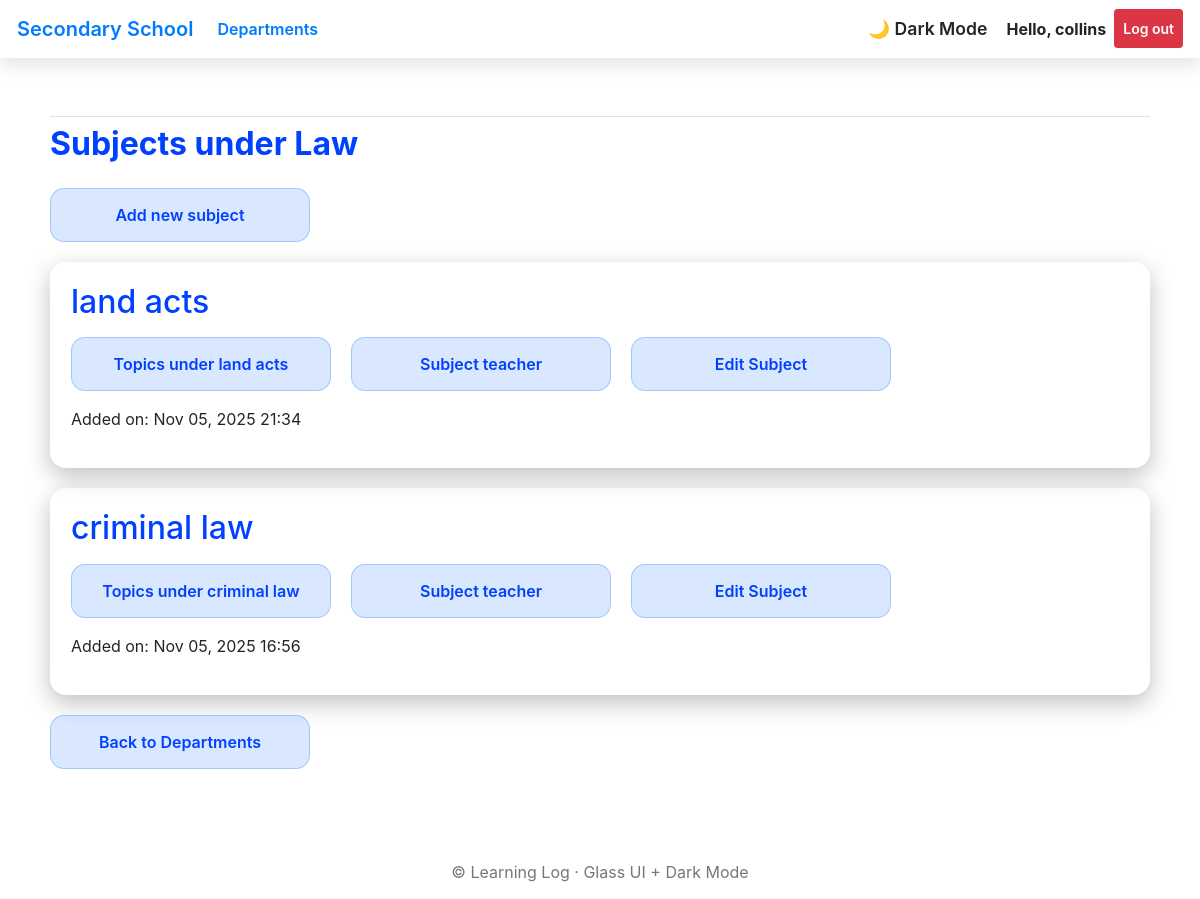
The page /departments/8/ (signed in) on the database its author committed.
### school_app/models.py (models this page shows, shortened)
class Departments(models.Model):
    text = models.CharField(max_length=300)
    date_added = models.DateTimeField(auto_now_add=True)
    owner = models.ForeignKey(User, on_delete=models.CASCADE)
    class Meta:
        verbose_name_plural = 'departments'

class Subjects(models.Model):
    department_subjects = models.ForeignKey(Departments, on_delete=models.CASCADE)
    owner = models.ForeignKey(User, on_delete=models.CASCADE)
    text = models.CharField(max_length=300)
    date_added = models.DateTimeField(auto_now_add=True)
    class Meta:
        verbose_name_plural = 'subjects'

### school_app/views.py (the view)
# urls.py: path('departments/<int:department_id>/', views.subjects, name='subjects'),
@login_required()
def subjects(request, department_id):
    department = Departments.objects.get(id=department_id)
    if department.owner != request.user:
        raise Http404
    subjects = department.subjects_set.order_by('-date_added')  # note: subjects_set
    context = {'department': department, 'subjects': subjects}
    return render(request, 'school_app/subjects.html', context)

### school_app/templates/school_app/subjects.html (shortened to what this page needs)
{% extends "school_app/base.html" %}
{% block content %}
<h2 class="page-title text-3xl mb-4">
    Subjects under {{ department.text }}
</h2>
<p>
    <a class="glass-box" href="{% url 'school_app:new_subject' department.id %}">
        Add new subject
    </a>
</p>
<ul style="list-style: none; padding-left: 0;">
    {% for subject in subjects %}
        <li class="glass-card">
            <h2 class="text-2xl font-bold mb-3" style="color:#0040ff;">
                {{ subject.text }}
            </h2>
            <div class="row-boxes">
                <a class="glass-box"
                   href="{% url 'school_app:topics' subject.id %}">
                    Topics under {{ subject.text }}
                </a>
                <a class="glass-box"
                   href="{% url 'school_app:subject_teacher' subject.id %}">
                    Subject teacher
                </a>
                <a class="glass-box"
                   href="{% url 'school_app:edit_subject' subject.id %}">
                    Edit Subject
                </a>
            </div>
            <p class="text-sm mt-3 opacity-75">
                Added on: {{ subject.date_added|date:"M d, Y H:i" }}
            </p>
        </li>
    {% empty %}
        <li class="glass-card">No subjects have been added for this department yet.</li>
    {% endfor %}
</ul>
<p>
    <a class="glass-box" href="{% url 'school_app:departments' %}">
        Back to Departments
    </a>
</p>
{% endblock content %}

### school_app/templates/school_app/base.html (shortened to what this page needs)
{% load bootstrap4 %}
<!doctype html>
<html lang="en">
<head>
    {% bootstrap_css %}
</head>
<body class="fade-in">
<nav class="navbar navbar-expand-md glass-nav mb-4">
    <a class="navbar-brand" href="{% url 'school_app:index' %}">Secondary School</a>
    <div class="collapse navbar-collapse" id="mainNav">
        <ul class="navbar-nav mr-auto slide-up">
            <li class="nav-item">
                <a class="nav-link" href="{% url 'school_app:departments' %}">Departments</a>
            </li>
        </ul>
        <ul class="navbar-nav ml-auto slide-up">
            <li class="nav-item">
                <span id="darkModeToggle" class="nav-link">
                    🌙 Dark Mode
                </span>
            </li>
            {% if user.is_authenticated %}
                <li class="nav-item">
                    <span class="nav-link font-weight-bold">
                        Hello, {{ user.username }}
                    </span>
                </li>
                <li class="nav-item">
                    <form action="{% url 'users:logout' %}" method="post" style="display:inline;">
                        <button type="submit" class="nav-link btn btn-danger btn-sm text-white">
                            Log out
                        </button>
                    </form>
                </li>
            {% endif %}
        </ul>
    </div>
</nav>
<main class="container main-container slide-up">
    <div class="pb-2 mb-2 border-bottom">
    </div>
    <div>
        {% block content %}{% endblock content %}
    </div>
</main>
<div class="footer slide-up">
    &copy; {{ now|date:"Y" }} Learning Log · Glass UI + Dark Mode
</div>
</body>
</html>

### school_app/templates/school_app/base.html (style rules this page uses)
.glass-nav { background: rgba(255, 255, 255, 0.35); backdrop-filter: blur(18px) saturate(180%); -webkit-backdrop-filter: blur(18px) saturate(180%); border: 1px solid rgba(255, 255, 255, 0.4); box-shadow: 0 6px 20px rgba(0,0,0,0.12); }
.nav-link, .navbar-brand { font-weight: 600; transition: 0.4s; }
.fade-in { animation: fadeIn 0.9s ease forwards; }
.slide-up { animation: slideUp 0.9s ease forwards; }
.main-container { margin-top: 30px; padding: 20px; }
#darkModeToggle { cursor: pointer; font-size: 1.1rem; padding: 6px 10px; border-radius: 8px; border: 1px solid transparent; }
.footer { text-align: center; padding: 15px; margin-top: 40px; color: #777; }

### school_app/templates/school_app/subjects.html (style rules this page uses)
.row-boxes { display: flex; gap: 20px; flex-wrap: wrap; margin-top: 10px; }
.glass-box { background: rgba(0, 102, 255, 0.15); backdrop-filter: blur(16px); -webkit-backdrop-filter: blur(16px); padding: 14px 22px; border-radius: 14px; border: 1px solid rgba(0, 102, 255, 0.25); transition: transform .25s ease, box-shadow .25s ease, background .25s ease; text-decoration: none; display: inline-block; color: #0040ff; font-weight: 600; width: 260px; text-align: center; }
.glass-card { background: rgba(255, 255, 255, 0.15); backdrop-filter: blur(16px); border-radius: 16px; padding: 20px; margin: 20px 0; border: 1px solid rgba(255, 255, 255, 0.2); animation: fadeIn 0.7s ease-in-out; box-shadow: 0 8px 25px rgba(0,0,0,0.25); }
.page-title { color: #0040ff; font-weight: bold; }

### rows shown on the page
Departments: text "Law"
Subjects: text "land acts", date_added "Nov 05, 2025 21:34"
Subjects: text "criminal law", date_added "Nov 05, 2025 16:56"

### other values the page prints
{{ user.username }} "collins"
